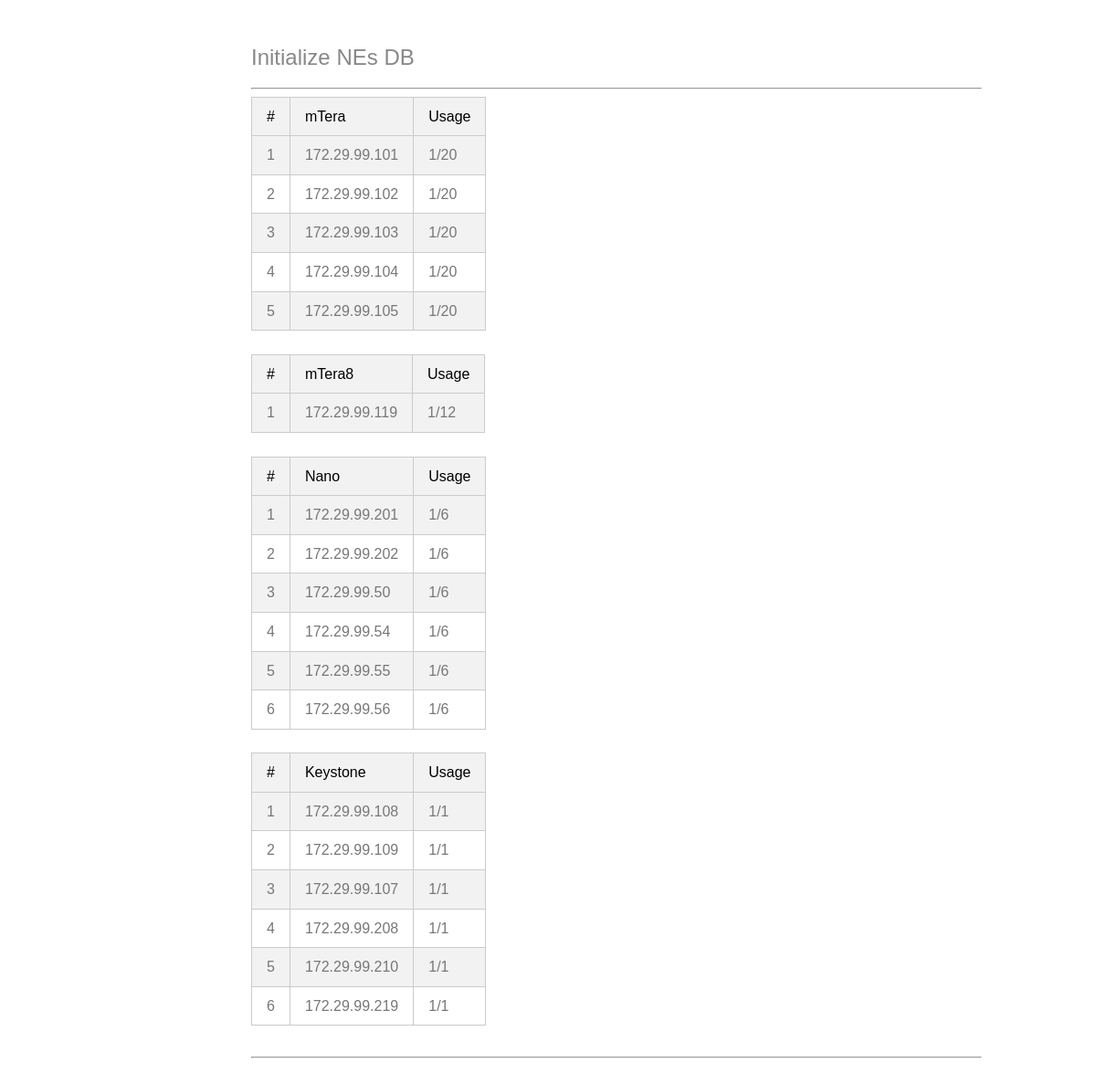
/InitialNE.php, run on the app's committed database.
### tables this page shows
CREATE TABLE `Devices` (
  `ID` tinyint(8) NOT NULL,
  `Type` varchar(128) NOT NULL,
  `Slots` tinyint(8) NOT NULL,
  `Image` varchar(256) NOT NULL,
  `Content` varchar(128) DEFAULT NULL
);

CREATE TABLE `DeviceIP` (
  `ID` int(11) NOT NULL,
  `IP` varchar(32) NOT NULL,
  `Type` varchar(128) NOT NULL
);

### InitialNE.php (the view, shortened to what this page needs)
<!doctype html>
<html lang="en">
<head>
	<link rel="stylesheet" href="css/pure/tables-min.css">
	<link rel="stylesheet" href="css/pure/pure-min.css">
    <link rel="stylesheet" href="css/layouts/side-menu.css">
</head>
<body>
<div id="layout">
    <div id="main">
        <div class="content">
            <h2 class="content-subhead">Initialize NEs DB</h2>
			<hr />
			<?php
				 $db = new mysqli('localhost', 'root', 'Pphy8796', 'NELab');
				  if (mysqli_connect_errno())
				  {
					echo '<p>' . 'Connect INFINERA NET LAB DB error';
					exit;
				  }
				  else
				  {
					$sql_devices = "SELECT * FROM Devices";
					$query_devices = $db->query($sql_devices);
					while($row_devices = $query_devices->fetch_array())
					{
						$sql_DeviceIP = "SELECT * FROM DeviceIP";
						$query_DeviceIP = $db->query($sql_DeviceIP);
						$num = 0;
						$string = '<table class="pure-table pure-table-bordered pure-table-striped">
							  <thead> <tr>
							  <td>#</td>
							  <td>'.$row_devices['Type'].'</td>
							  <td>Usage</td>
							  </tr></thead>
							  <tbody>';
						while($row = $query_DeviceIP->fetch_array())
						{
							if($row['Type'] == $row_devices['Type'])
							{
							 $num++;
							 $usage = "1/".$row_devices['Slots'];
							 $string .='<tr>
										<td>'.$num.'</td>
										<td>'.$row['IP'].'</td>
										<td>'.$usage.'</td>
										</tr>';
							}
						}
						$string .= '</tbody></table>';
						echo $string;
						echo '<br />';
					}
				  }
			?>
			<hr />
        </div>
    </div>
</div>
</body>
</html>

### css/pure/tables-min.css (style rules this page uses)
.pure-table { border-collapse:collapse;border-spacing:0;empty-cells:show;border:1px solid #cbcbcb }
.pure-table td,.pure-table th { border-left:1px solid #cbcbcb;border-width:0 0 0 1px;font-size:inherit;margin:0;overflow:visible;padding:.5em 1em }
.pure-table td:first-child,.pure-table th:first-child { border-left-width:0 }
.pure-table thead { background-color:#e0e0e0;color:#000;text-align:left;vertical-align:bottom }
.pure-table td { background-color:transparent }
.pure-table-odd td,.pure-table-striped tr:nth-child(2n-1) td { background-color:#f2f2f2 }
.pure-table-bordered td { border-bottom:1px solid #cbcbcb }
.pure-table-bordered tbody>tr:last-child>td { border-bottom-width:0 }

### css/layouts/side-menu.css (style rules this page uses)
body { color: #777; }
#layout, #menu, .menu-link { -webkit-transition: all 0.2s ease-out; -moz-transition: all 0.2s ease-out; -ms-transition: all 0.2s ease-out; -o-transition: all 0.2s ease-out; transition: all 0.2s ease-out; }
#layout { position: relative; left: 0; padding-left: 0; }
.content { margin: 0 auto; padding: 0 2em; max-width: 800px; margin-bottom: 50px; line-height: 1.6em; }
.content-subhead { margin: 50px 0 20px 0; font-weight: 300; color: #888; }
@media (min-width: 48em) { .header, .content { padding-left: 2em; padding-right: 2em; } }
@media (min-width: 48em) { #layout { padding-left: 150px; left: 0; } }

### data on the page
devices: Type "mTera", deviceip.IP "172.29.99.101 172.29.99.102 172.29.99.103 172.29.99.104 172.29.99.105", Slots "1/20 1/20 1/20 1/20 1/20"
devices: Type "mTera8", deviceip.IP "172.29.99.119", Slots "1/12"
devices: Type "Nano", deviceip.IP "172.29.99.201 172.29.99.202 172.29.99.50 172.29.99.54 172.29.99.55 172.29.99.56", Slots "1/6 1/6 1/6 1/6 1/6 1/6"
devices: Type "Keystone", deviceip.IP "172.29.99.108 172.29.99.109 172.29.99.107 172.29.99.208 172.29.99.210 172.29.99.219", Slots "1/1 1/1 1/1 1/1 1/1 1/1"
